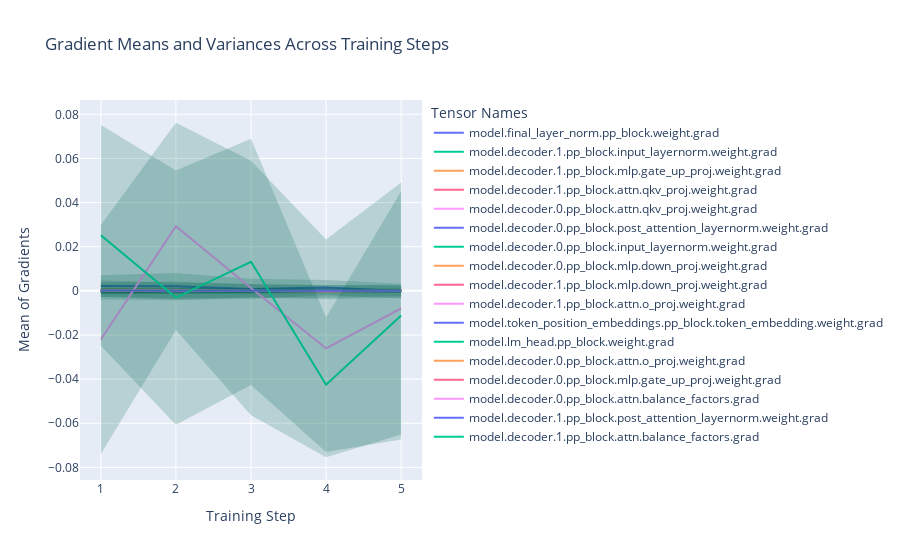

The cell this chart's notebook holds for it:
### Code cell
fig.show()

### Figure 1 — Plotly figure (JSON) as saved in the notebook; plotly's stock layout.template omitted (floating-point values rounded to 4 significant figures)
{"data": [{"line": {"width": 2}, "mode": "lines", "name": "model.final_layer_norm.pp_block.weight.grad", "type": "scatter", "x": [1, 2, 3, 4, 5], "y": [0.002198, 0.002107, 0.0008701, 0.001511, -0.0001121]}, {"fill": "toself", "fillcolor": "rgba(0,100,80,0.2)", "hoverinfo": "skip", "line": {"color": "rgba(255,255,255,0)"}, "name": "model.final_layer_norm.pp_block.weight.grad Std Dev", "showlegend": false, "type": "scatter", "x": [1, 2, 3, 4, 5, 5, 4, 3, 2, 1], "y": [0.007083, 0.008134, 0.005468, 0.004967, 0.003264, -0.003488, -0.001945, -0.003728, -0.003921, -0.002687]}, {"line": {"width": 2}, "mode": "lines", "name": "model.decoder.1.pp_block.input_layernorm.weight.grad", "type": "scatter", "x": [1, 2, 3, 4, 5], "y": [-7.555e-05, 1.216e-05, -6.567e-05, 3.665e-05, 2.591e-05]}, {"fill": "toself", "fillcolor": "rgba(0,100,80,0.2)", "hoverinfo": "skip", "line": {"color": "rgba(255,255,255,0)"}, "name": "model.decoder.1.pp_block.input_layernorm.weight.grad Std Dev", "showlegend": false, "type": "scatter", "x": [1, 2, 3, 4, 5, 5, 4, 3, 2, 1], "y": [0.0002707, 0.000436, 0.0002787, 0.0003893, 0.000256, -0.0002042, -0.000316, -0.00041, -0.0004117, -0.0004218]}, {"line": {"width": 2}, "mode": "lines", "name": "model.decoder.1.pp_block.mlp.gate_up_proj.weight.grad", "type": "scatter", "x": [1, 2, 3, 4, 5], "y": [-3.262e-06, -2.955e-05, -6.278e-06, -3.999e-07, -2.093e-07]}, {"fill": "toself", "fillcolor": "rgba(0,100,80,0.2)", "hoverinfo": "skip", "line": {"color": "rgba(255,255,255,0)"}, "name": "model.decoder.1.pp_block.mlp.gate_up_proj.weight.grad Std Dev", "showlegend": false, "type": "scatter", "x": [1, 2, 3, 4, 5, 5, 4, 3, 2, 1], "y": [0.0005418, 0.0004664, 0.0005197, 0.0004336, 0.0004586, -0.000459, -0.0004344, -0.0005322, -0.0005255, -0.0005483]}, {"line": {"width": 2}, "mode": "lines", "name": "model.decoder.1.pp_block.attn.qkv_proj.weight.grad", "type": "scatter", "x": [1, 2, 3, 4, 5], "y": [-1.989e-05, -7.51e-05, -8.135e-05, 2.751e-05, 7.729e-06]}, {"fill": "toself", "fillcolor": "rgba(0,100,80,0.2)", "hoverinfo": "skip", "line": {"color": "rgba(255,255,255,0)"}, "name": "model.decoder.1.pp_block.attn.qkv_proj.weight.grad Std Dev", "showlegend": false, "type": "scatter", "x": [1, 2, 3, 4, 5, 5, 4, 3, 2, 1], "y": [0.00133, 0.001403, 0.001019, 0.0009959, 0.0007987, -0.0007832, -0.0009409, -0.001182, -0.001553, -0.001369]}, {"line": {"width": 2}, "mode": "lines", "name": "model.decoder.0.pp_block.attn.qkv_proj.weight.grad", "type": "scatter", "x": [1, 2, 3, 4, 5], "y": [-9.807e-05, 0.0001227, 5.988e-05, -2.363e-05, 3.453e-05]}, {"fill": "toself", "fillcolor": "rgba(0,100,80,0.2)", "hoverinfo": "skip", "line": {"color": "rgba(255,255,255,0)"}, "name": "model.decoder.0.pp_block.attn.qkv_proj.weight.grad Std Dev", "showlegend": false, "type": "scatter", "x": [1, 2, 3, 4, 5, 5, 4, 3, 2, 1], "y": [0.001359, 0.001466, 0.001128, 0.001054, 0.001024, -0.0009547, -0.001101, -0.001008, -0.00122, -0.001555]}, {"line": {"width": 2}, "mode": "lines", "name": "model.decoder.0.pp_block.post_attention_layernorm.weight.grad", "type": "scatter", "x": [1, 2, 3, 4, 5], "y": [0.0001438, 0.0001829, -7.216e-05, -0.000181, 0.0001828]}, {"fill": "toself", "fillcolor": "rgba(0,100,80,0.2)", "hoverinfo": "skip", "line": {"color": "rgba(255,255,255,0)"}, "name": "model.decoder.0.pp_block.post_attention_layernorm.weight.grad Std Dev", "showlegend": false, "type": "scatter", "x": [1, 2, 3, 4, 5, 5, 4, 3, 2, 1], "y": [0.0004035, 0.0004997, 0.0001883, 7.293e-05, 0.0004796, -0.0001141, -0.000435, -0.0003326, -0.000134, -0.000116]}, {"line": {"width": 2}, "mode": "lines", "name": "model.decoder.0.pp_block.input_layernorm.weight.grad", "type": "scatter", "x": [1, 2, 3, 4, 5], "y": [7.131e-05, -3.91e-05, -2.928e-06, 8.286e-05, 1.892e-05]}, {"fill": "toself", "fillcolor": "rgba(0,100,80,0.2)", "hoverinfo": "skip", "line": {"color": "rgba(255,255,255,0)"}, "name": "model.decoder.0.pp_block.input_layernorm.weight.grad Std Dev", "showlegend": false, "type": "scatter", "x": [1, 2, 3, 4, 5, 5, 4, 3, 2, 1], "y": [0.0005026, 0.0002745, 0.0002391, 0.0003633, 0.000212, -0.0001742, -0.0001975, -0.000245, -0.0003527, -0.00036]}, {"line": {"width": 2}, "mode": "lines", "name": "model.decoder.0.pp_block.mlp.down_proj.weight.grad", "type": "scatter", "x": [1, 2, 3, 4, 5], "y": [-3.557e-05, -0.0001, 9.103e-06, 1.527e-06, 2.124e-05]}, {"fill": "toself", "fillcolor": "rgba(0,100,80,0.2)", "hoverinfo": "skip", "line": {"color": "rgba(255,255,255,0)"}, "name": "model.decoder.0.pp_block.mlp.down_proj.weight.grad Std Dev", "showlegend": false, "type": "scatter", "x": [1, 2, 3, 4, 5, 5, 4, 3, 2, 1], "y": [0.001048, 0.001149, 0.001135, 0.001054, 0.001034, -0.0009912, -0.001051, -0.001117, -0.001349, -0.001119]}, {"line": {"width": 2}, "mode": "lines", "name": "model.decoder.1.pp_block.mlp.down_proj.weight.grad", "type": "scatter", "x": [1, 2, 3, 4, 5], "y": [2.026e-05, 2.435e-05, 3.906e-05, -1.029e-05, -2.157e-06]}, {"fill": "toself", "fillcolor": "rgba(0,100,80,0.2)", "hoverinfo": "skip", "line": {"color": "rgba(255,255,255,0)"}, "name": "model.decoder.1.pp_block.mlp.down_proj.weight.grad Std Dev", "showlegend": false, "type": "scatter", "x": [1, 2, 3, 4, 5, 5, 4, 3, 2, 1], "y": [0.001155, 0.001092, 0.001112, 0.0008696, 0.0008068, -0.0008111, -0.0008902, -0.001034, -0.001044, -0.001114]}, {"line": {"width": 2}, "mode": "lines", "name": "model.decoder.1.pp_block.attn.o_proj.weight.grad", "type": "scatter", "x": [1, 2, 3, 4, 5], "y": [0.0004097, -0.000265, 6.174e-05, -0.0005157, -0.0001994]}, {"fill": "toself", "fillcolor": "rgba(0,100,80,0.2)", "hoverinfo": "skip", "line": {"color": "rgba(255,255,255,0)"}, "name": "model.decoder.1.pp_block.attn.o_proj.weight.grad Std Dev", "showlegend": false, "type": "scatter", "x": [1, 2, 3, 4, 5, 5, 4, 3, 2, 1], "y": [0.004699, 0.003693, 0.003142, 0.002709, 0.002629, -0.003027, -0.00374, -0.003019, -0.004223, -0.003879]}, {"line": {"width": 2}, "mode": "lines", "name": "model.token_position_embeddings.pp_block.token_embedding.weight.grad", "type": "scatter", "x": [1, 2, 3, 4, 5], "y": [-8.042e-07, -2.127e-06, 2.415e-06, 6.843e-07, 8.727e-08]}, {"fill": "toself", "fillcolor": "rgba(0,100,80,0.2)", "hoverinfo": "skip", "line": {"color": "rgba(255,255,255,0)"}, "name": "model.token_position_embeddings.pp_block.token_embedding.weight.grad Std Dev", "showlegend": false, "type": "scatter", "x": [1, 2, 3, 4, 5, 5, 4, 3, 2, 1], "y": [0.0008795, 0.0008496, 0.0007967, 0.0007675, 0.0007648, -0.0007647, -0.0007662, -0.0007919, -0.0008538, -0.0008811]}, {"line": {"width": 2}, "mode": "lines", "name": "model.lm_head.pp_block.weight.grad", "type": "scatter", "x": [1, 2, 3, 4, 5], "y": [1.28e-07, -3.875e-07, 2.45e-07, -3.711e-07, 3.265e-07]}, {"fill": "toself", "fillcolor": "rgba(0,100,80,0.2)", "hoverinfo": "skip", "line": {"color": "rgba(255,255,255,0)"}, "name": "model.lm_head.pp_block.weight.grad Std Dev", "showlegend": false, "type": "scatter", "x": [1, 2, 3, 4, 5, 5, 4, 3, 2, 1], "y": [0.00085, 0.0008609, 0.0008068, 0.000755, 0.0007691, -0.0007685, -0.0007557, -0.0008063, -0.0008616, -0.0008497]}, {"line": {"width": 2}, "mode": "lines", "name": "model.decoder.0.pp_block.attn.o_proj.weight.grad", "type": "scatter", "x": [1, 2, 3, 4, 5], "y": [0.0004978, 0.0004921, 6.268e-06, -0.0003083, 6.588e-05]}, {"fill": "toself", "fillcolor": "rgba(0,100,80,0.2)", "hoverinfo": "skip", "line": {"color": "rgba(255,255,255,0)"}, "name": "model.decoder.0.pp_block.attn.o_proj.weight.grad Std Dev", "showlegend": false, "type": "scatter", "x": [1, 2, 3, 4, 5, 5, 4, 3, 2, 1], "y": [0.003779, 0.004229, 0.003019, 0.002508, 0.002415, -0.002283, -0.003124, -0.003006, -0.003245, -0.002783]}, {"line": {"width": 2}, "mode": "lines", "name": "model.decoder.0.pp_block.mlp.gate_up_proj.weight.grad", "type": "scatter", "x": [1, 2, 3, 4, 5], "y": [-1.929e-05, 4.386e-06, -5.527e-07, -7.215e-07, 8.949e-06]}, {"fill": "toself", "fillcolor": "rgba(0,100,80,0.2)", "hoverinfo": "skip", "line": {"color": "rgba(255,255,255,0)"}, "name": "model.decoder.0.pp_block.mlp.gate_up_proj.weight.grad Std Dev", "showlegend": false, "type": "scatter", "x": [1, 2, 3, 4, 5, 5, 4, 3, 2, 1], "y": [0.0005691, 0.000582, 0.0005219, 0.0005089, 0.0005152, -0.0004973, -0.0005104, -0.000523, -0.0005732, -0.0006077]}, {"line": {"width": 2}, "mode": "lines", "name": "model.decoder.0.pp_block.attn.balance_factors.grad", "type": "scatter", "x": [1, 2, 3, 4, 5], "y": [-0.02206, 0.02925, 0.001282, -0.02607, -0.007942]}, {"fill": "toself", "fillcolor": "rgba(0,100,80,0.2)", "hoverinfo": "skip", "line": {"color": "rgba(255,255,255,0)"}, "name": "model.decoder.0.pp_block.attn.balance_factors.grad Std Dev", "showlegend": false, "type": "scatter", "x": [1, 2, 3, 4, 5, 5, 4, 3, 2, 1], "y": [0.02981, 0.07618, 0.05894, 0.02325, 0.04915, -0.06503, -0.07538, -0.05638, -0.01767, -0.07393]}, {"line": {"width": 2}, "mode": "lines", "name": "model.decoder.1.pp_block.post_attention_layernorm.weight.grad", "type": "scatter", "x": [1, 2, 3, 4, 5], "y": [0.0002137, 9.016e-05, 8.095e-05, 0.0001089, 4.68e-05]}, {"fill": "toself", "fillcolor": "rgba(0,100,80,0.2)", "hoverinfo": "skip", "line": {"color": "rgba(255,255,255,0)"}, "name": "model.decoder.1.pp_block.post_attention_layernorm.weight.grad Std Dev", "showlegend": false, "type": "scatter", "x": [1, 2, 3, 4, 5, 5, 4, 3, 2, 1], "y": [0.0005066, 0.0003652, 0.0003273, 0.0003985, 0.000345, -0.0002514, -0.0001807, -0.0001654, -0.0001848, -7.919e-05]}, {"line": {"width": 2}, "mode": "lines", "name": "model.decoder.1.pp_block.attn.balance_factors.grad", "type": "scatter", "x": [1, 2, 3, 4, 5], "y": [0.02517, -0.003067, 0.01318, -0.04251, -0.01111]}, {"fill": "toself", "fillcolor": "rgba(0,100,80,0.2)", "hoverinfo": "skip", "line": {"color": "rgba(255,255,255,0)"}, "name": "model.decoder.1.pp_block.attn.balance_factors.grad Std Dev", "showlegend": false, "type": "scatter", "x": [1, 2, 3, 4, 5, 5, 4, 3, 2, 1], "y": [0.07516, 0.05449, 0.06897, -0.01204, 0.0451, -0.06732, -0.07298, -0.0426, -0.06063, -0.02482]}], "layout": {"hovermode": "x unified", "legend": {"title": {"text": "Tensor Names"}}, "title": {"text": "Gradient Means and Variances Across Training Steps"}, "xaxis": {"anchor": "y", "domain": [0, 1], "title": {"text": "Training Step"}}, "yaxis": {"anchor": "x", "domain": [0, 1], "title": {"text": "Mean of Gradients"}}}}
